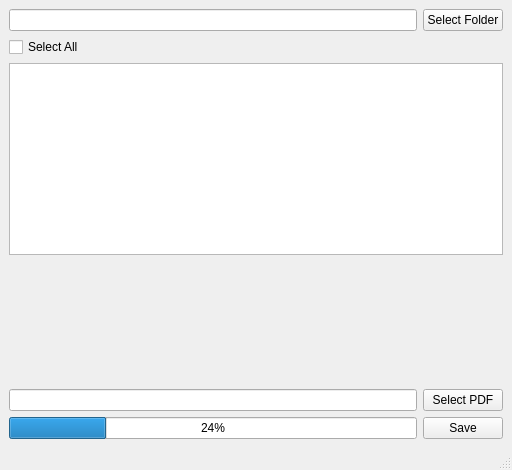
<?xml version="1.0" encoding="UTF-8"?>
<ui version="4.0">
 <class>MainWindow</class>
 <widget class="QMainWindow" name="MainWindow">
  <property name="geometry">
   <rect>
    <x>0</x>
    <y>0</y>
    <width>512</width>
    <height>470</height>
   </rect>
  </property>
  <property name="windowTitle">
   <string>MainWindow</string>
  </property>
  <widget class="QWidget" name="centralwidget">
   <layout class="QVBoxLayout" name="verticalLayout_2">
    <item>
     <layout class="QHBoxLayout" name="horizontalLayout">
      <item>
       <widget class="QLineEdit" name="folder_line"/>
      </item>
      <item>
       <widget class="QPushButton" name="select_folderBn">
        <property name="minimumSize">
         <size>
          <width>80</width>
          <height>0</height>
         </size>
        </property>
        <property name="text">
         <string>Select Folder</string>
        </property>
       </widget>
      </item>
     </layout>
    </item>
    <item>
     <widget class="QCheckBox" name="checkBox">
      <property name="text">
       <string>Select All</string>
      </property>
     </widget>
    </item>
    <item>
     <widget class="QListView" name="folder_files"/>
    </item>
    <item>
     <spacer name="verticalSpacer">
      <property name="orientation">
       <enum>Qt::Vertical</enum>
      </property>
      <property name="sizeHint" stdset="0">
       <size>
        <width>20</width>
        <height>40</height>
       </size>
      </property>
     </spacer>
    </item>
    <item>
     <layout class="QHBoxLayout" name="horizontalLayout_2">
      <item>
       <widget class="QLineEdit" name="pdf_file_line"/>
      </item>
      <item>
       <widget class="QPushButton" name="select_pdfBn">
        <property name="minimumSize">
         <size>
          <width>80</width>
          <height>0</height>
         </size>
        </property>
        <property name="text">
         <string>Select PDF</string>
        </property>
       </widget>
      </item>
     </layout>
    </item>
    <item>
     <layout class="QHBoxLayout" name="horizontalLayout_3">
      <item>
       <widget class="QProgressBar" name="progressBar">
        <property name="value">
         <number>24</number>
        </property>
       </widget>
      </item>
      <item>
       <widget class="QPushButton" name="save_attachmentsBn">
        <property name="minimumSize">
         <size>
          <width>80</width>
          <height>0</height>
         </size>
        </property>
        <property name="text">
         <string>Save</string>
        </property>
       </widget>
      </item>
     </layout>
    </item>
   </layout>
  </widget>
  <widget class="QMenuBar" name="menubar">
   <property name="geometry">
    <rect>
     <x>0</x>
     <y>0</y>
     <width>512</width>
     <height>22</height>
    </rect>
   </property>
  </widget>
  <widget class="QStatusBar" name="statusbar"/>
 </widget>
 <resources/>
 <connections/>
</ui>
